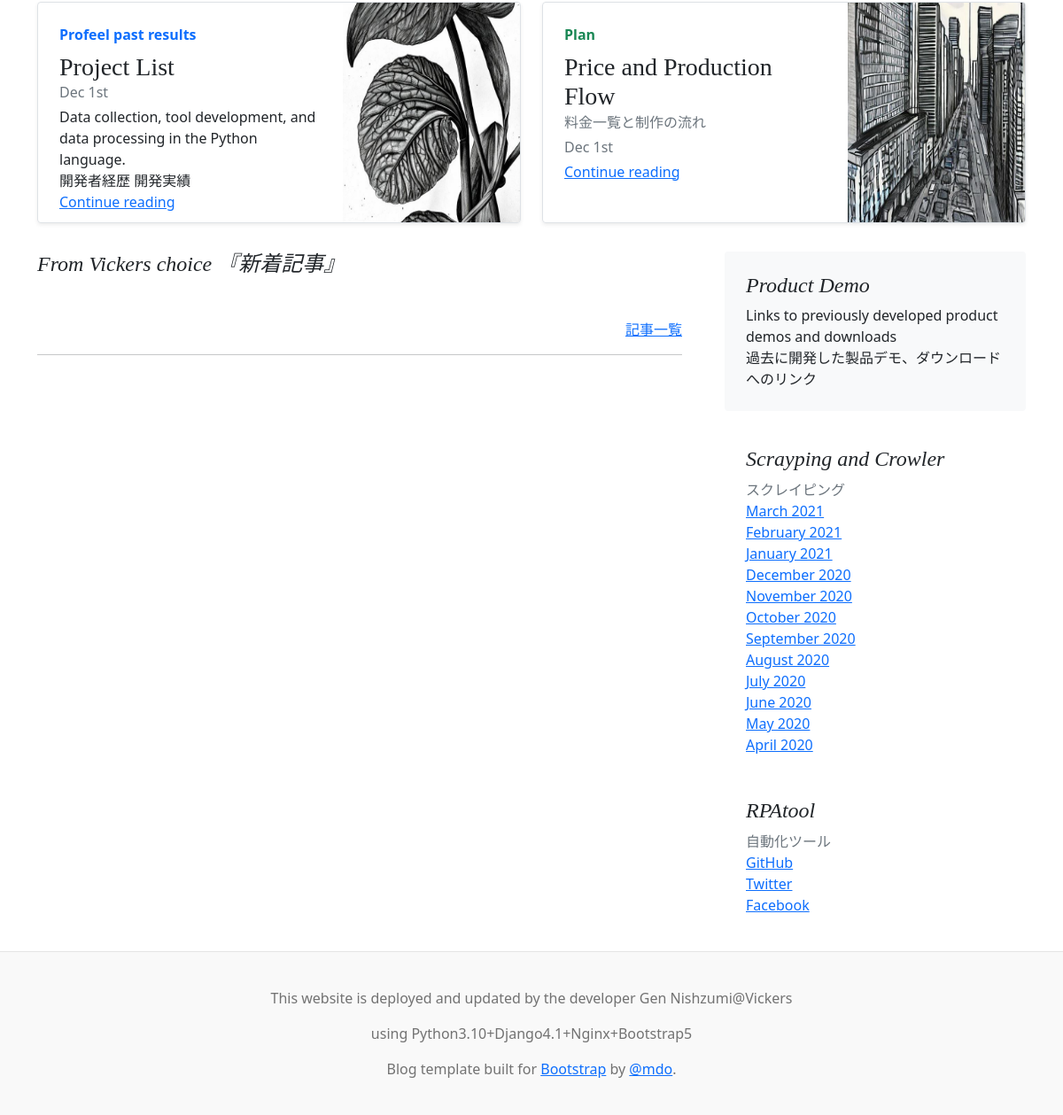
The app's page / (lower part), older data.
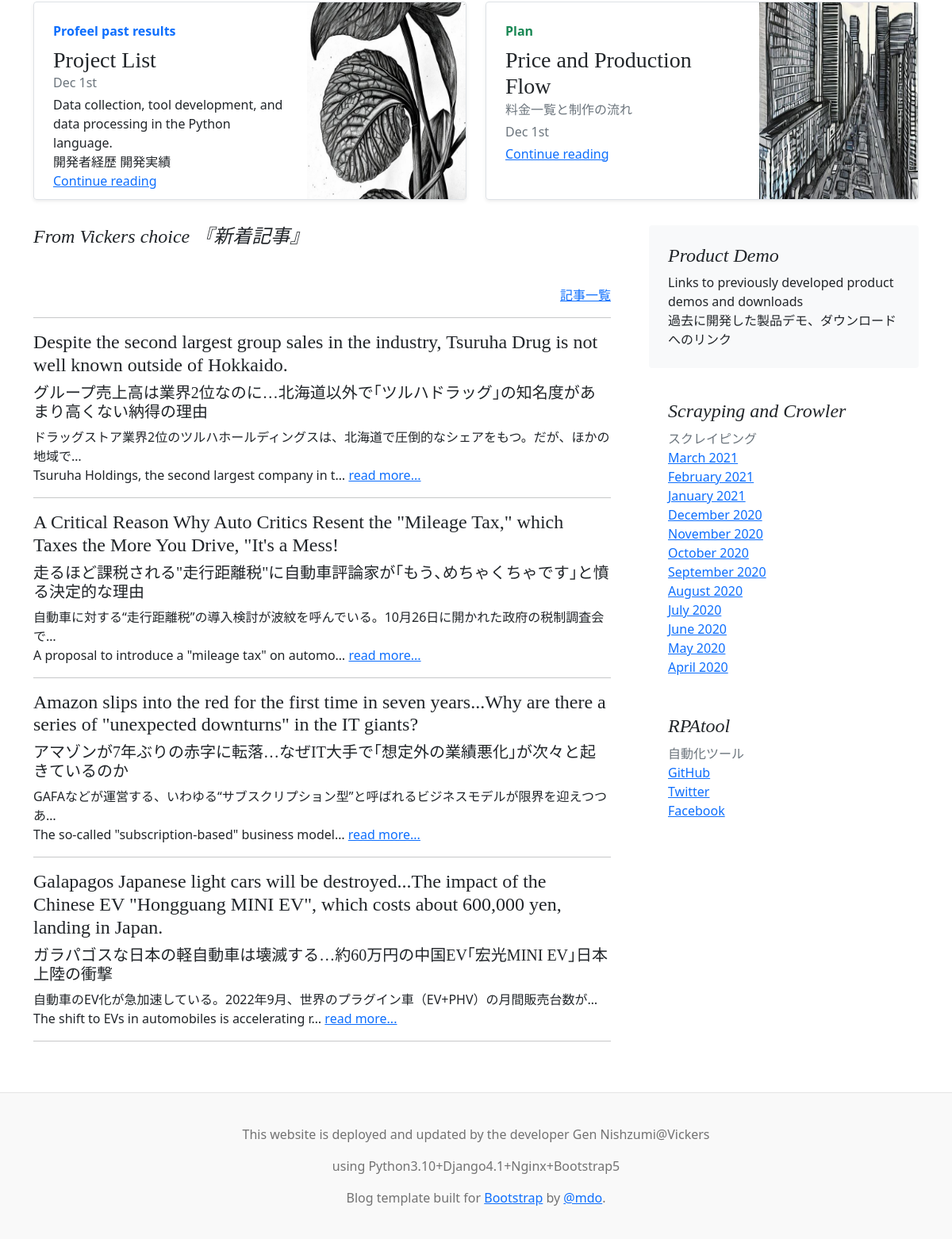
The same page, newer data.
### blogs/models.py (models this page shows, shortened)
class Blog(models.Model):
    title_en = models.CharField('title_en', blank=False, null=False, max_length=150)
    title_ja = models.CharField('title_ja', blank=False, null=False, max_length=150)
    text_en = models.TextField('text_en', blank=True)
    text_ja = models.TextField('text_ja', blank=True)
    created_datetime = models.DateTimeField('create_day', auto_now_add=True)
    updated_datetime = models.DateTimeField('update_day', auto_now=True)
    category = models.ForeignKey(Category, verbose_name='category', on_delete=models.PROTECT)

### blogs/views.py (the view)
# urls.py: path('', views.index, name='index'),
def index(request):
    blogs = Blog.objects.order_by('-created_datetime')
    return render(request, 'blogs/index.html', {'blogs': blogs})

### blogs/templates/blogs/index.html (shortened to what this page needs)
{% load static %}
<!doctype html>
<html lang="jp" xmlns: xmlns:>
  <head>
<link href="{% static 'assets/dist/css/bootstrap.min.css' %}" rel="stylesheet">
    <link href="{% static 'blog.css' %}" rel="stylesheet">
  </head>
  <body>
<main class="container">
  <div class="row mb-2">
    <div class="col-md-6">
      <div class="row g-0 border rounded overflow-hidden flex-md-row mb-4 shadow-sm h-md-250 position-relative">
        <div class="col p-4 d-flex flex-column position-static">
          <strong class="d-inline-block mb-2 text-primary">Profeel past results</strong>
          <h3 class="mb-0">Project List</h3>
          <div class="mb-1 text-muted">Dec 1st</div>
          <p class="card-text mb-auto">Data collection, tool development, and data processing in the Python language.</p>
          <p class="card-text mb-auto">開発者経歴 開発実績</p>
          <a href="#" class="stretched-link">Continue reading</a>
        </div>
        <div class="col-auto d-none d-lg-block">
              <img src="{%static 'img/leaf.png' %}" width="200" height="250" alt="">
        </div>
      </div>
    </div>
    <div class="col-md-6">
      <div class="row g-0 border rounded overflow-hidden flex-md-row mb-4 shadow-sm h-md-250 position-relative">
        <div class="col p-4 d-flex flex-column position-static">
          <strong class="d-inline-block mb-2 text-success">Plan</strong>
          <h3 class="mb-0">Price and Production Flow</h3>
          <div class="mb-1 text-muted">料金一覧と制作の流れ</div>
          <div class="mb-1 text-muted">Dec 1st</div>
          <a href="#" class="stretched-link">Continue reading</a>
        </div>
        <div class="col-auto d-none d-lg-block">
              <img src="{% static 'img/city.png' %}" width="200" height="250" alt="">
        </div>
      </div>
    </div>
  </div>
  <div class="row g-5">
    <div class="col-md-8">
      <h4 class="pb-4 mb-4 fst-italic" >
        From Vickers choice 『新着記事』
      </h4>
      <div style="text-align: right;">
        <a href="{% url 'blogs:detail_all' %}">記事一覧</a>
        <hr />
      </div>
      <article class="blog-post">
        {% for blog in blogs %}
          <div>
              <h4>{{ blog.title_en }}</h4>
              <h5>{{ blog.title_ja }}</h5>
              <div>{{ blog.text_ja | truncatechars:50}}</div>
              <div>{{ blog.text_en | truncatechars:50}}
                  <a href="{% url 'blogs:detail' blog_id=blog.id %}">read more...</a>
              </div>
          </div>
          <hr />
          {% endfor %}
      </article>
    </div>
    <div class="col-md-4">
      <div class="position-sticky" style="top: 2rem;">
        <div class="p-4 mb-3 bg-light rounded">
          <h4 class="fst-italic">Product Demo</h4>
          <p class="mb-0">Links to previously developed product demos and downloads</p>
          <p class="mb-0">過去に開発した製品デモ、ダウンロードへのリンク</p>
        </div>
        <div class="p-4">
          <h4 class="fst-italic">Scrayping and Crowler</h4>
          <div class="text-muted">スクレイピング</div>
          <ol class="list-unstyled mb-0">
            <li><a href="#">March 2021</a></li>
            <li><a href="#">February 2021</a></li>
            <li><a href="#">January 2021</a></li>
            <li><a href="#">December 2020</a></li>
            <li><a href="#">November 2020</a></li>
            <li><a href="#">October 2020</a></li>
            <li><a href="#">September 2020</a></li>
            <li><a href="#">August 2020</a></li>
            <li><a href="#">July 2020</a></li>
            <li><a href="#">June 2020</a></li>
            <li><a href="#">May 2020</a></li>
            <li><a href="#">April 2020</a></li>
          </ol>
        </div>
        <div class="p-4">
          <h4 class="fst-italic">RPAtool</h4>
          <div class="text-muted">自動化ツール</div>
          <ol class="list-unstyled">
            <li><a href="#">GitHub</a></li>
            <li><a href="#">Twitter</a></li>
            <li><a href="#">Facebook</a></li>
          </ol>
        </div>
      </div>
    </div>
  </div>
</main>
<footer class="blog-footer">
    <p>This website is deployed and updated by the developer Gen Nishzumi@Vickers</p>
    <p>using Python3.10+Django4.1+Nginx+Bootstrap5</p>
    <p>Blog template built for <a href="https://getbootstrap.com/">Bootstrap</a> by <a href="https://twitter.com/mdo">@mdo</a>.</p>
</footer>
  </body>
</html>

### blogs/static/blog.css (style rules this page uses)
h1, h2, h3, h4, h5, h6 { font-family: "Playfair Display", Georgia, "Times New Roman", serif; }
@media (min-width: 768px) { .h-md-250 { height: 250px; } }
.blog-post { margin-bottom: 4rem; }
.blog-footer { padding: 2.5rem 0; color: #727272; text-align: center; background-color: #f9f9f9; border-top: .05rem solid #e5e5e5; }
.blog-footer p:last-child { margin-bottom: 0; }

Row changes from the older to the newer data that the page shows:
added Blog: title_en "Despite the second largest group sales in the industry, Tsuruha Drug is not well known outside of Hokkaido.", title_ja "グループ売上高は業界2位なのに…北海道以外で｢ツルハドラッグ｣の知名度があまり高くない納得の理由", text_ja "ドラッグストア業界2位のツルハホールディングスは、北海道で圧倒的なシェアをもつ。だが、ほかの地域で…", text_en "Tsuruha Holdings, the second largest company in t…"
added Blog: title_en "A Critical Reason Why Auto Critics Resent the \"Mileage Tax,\" which Taxes the More You Drive, \"It's a Mess!", title_ja "走るほど課税される\"走行距離税\"に自動車評論家が｢もう､めちゃくちゃです｣と憤る決定的な理由", text_ja "自動車に対する“走行距離税”の導入検討が波紋を呼んでいる。10月26日に開かれた政府の税制調査会で…", text_en "A proposal to introduce a \"mileage tax\" on automo…"
added Blog: title_en "Amazon slips into the red for the first time in seven years...Why are there a series of \"unexpected downturns\" in the IT giants?", title_ja "アマゾンが7年ぶりの赤字に転落…なぜIT大手で｢想定外の業績悪化｣が次々と起きているのか", text_ja "GAFAなどが運営する、いわゆる“サブスクリプション型”と呼ばれるビジネスモデルが限界を迎えつつあ…", text_en "The so-called \"subscription-based\" business model…"
added Blog: title_en "Galapagos Japanese light cars will be destroyed...The impact of the Chinese EV \"Hongguang MINI EV\", which costs about 600,000 yen, landing in Japan.", title_ja "ガラパゴスな日本の軽自動車は壊滅する…約60万円の中国EV｢宏光MINI EV｣日本上陸の衝撃", text_ja "自動車のEV化が急加速している。2022年9月、世界のプラグイン車（EV+PHV）の月間販売台数が…", text_en "The shift to EVs in automobiles is accelerating r…"
